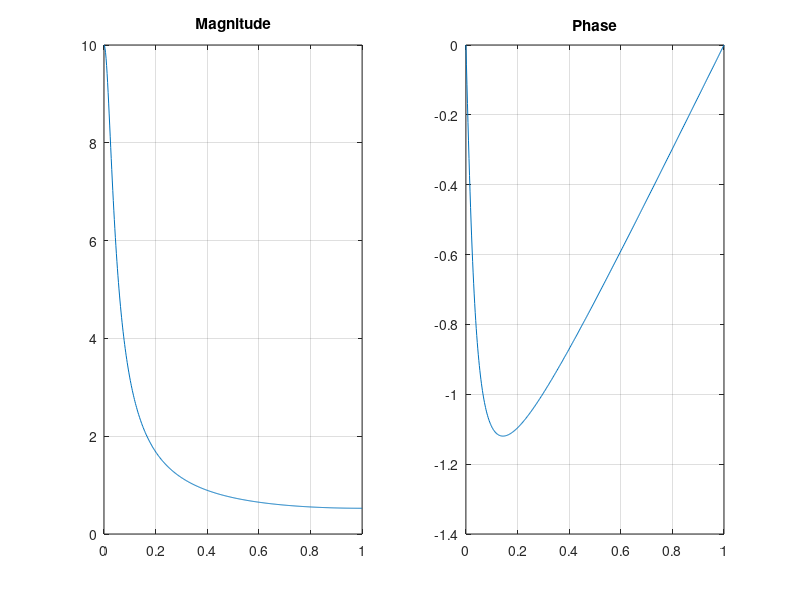

Write MATLAB code to recreate this figure.
n = 0:10000; h = 0.9.^n;
k = 0:500; w = (pi/500)*k;
%% H = 1/(1-0.9e^-jw)
H = h*(exp(-1i*(pi/500))).^(n'*k);

figure, subplot(1,2,1), plot(w*1/pi,abs(H)); grid
title('Magnitude');
subplot(1,2,2), plot(w*1/pi, angle(H)); grid
title('Phase');
